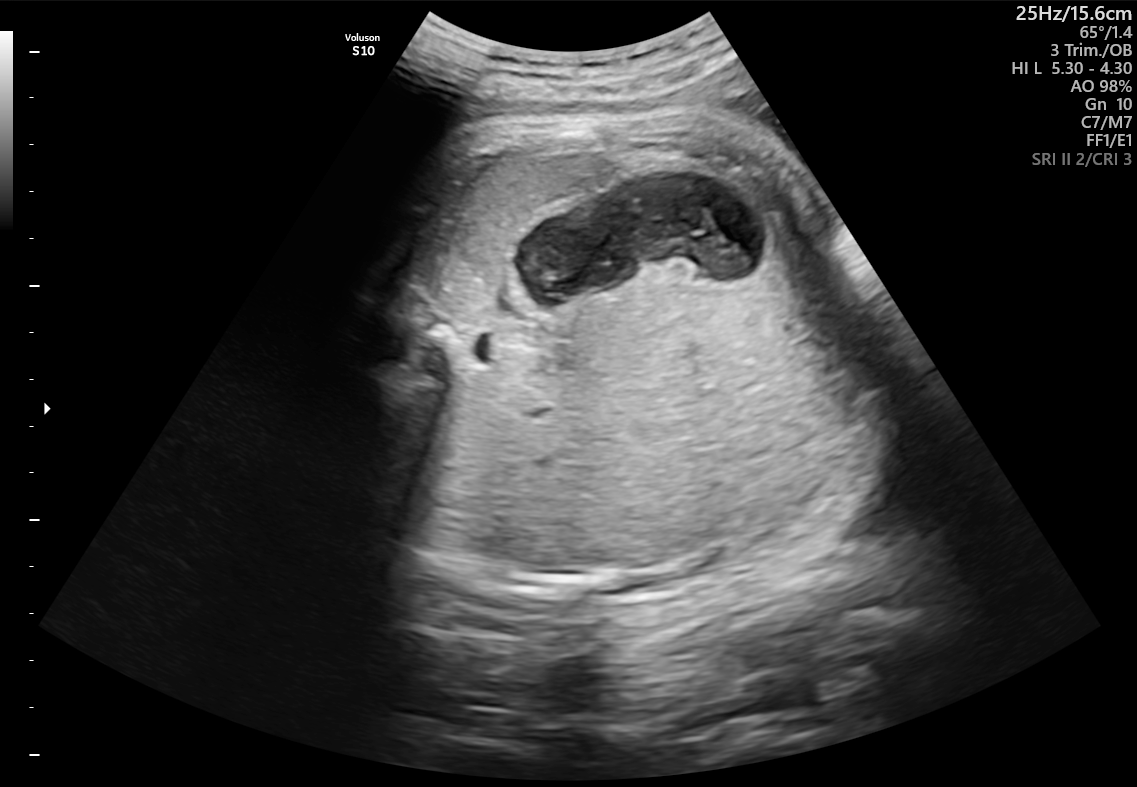
#> input picture Patient01788_Plane2_1_of_1.png, 1137 x 787 px, found by its file name
$ jupyter execute DIP_PROJECT.ipynb   (shell and % lines are left out)
#> lines starting #> are read from the running program, lines starting #| are printed output that depends on the picture
[cell 1]
import cv2
import numpy as np
import matplotlib.pyplot as plt
from skimage import restoration
import pywt

# Load the ultrasound image (grayscale)
image = cv2.imread(r"/content/Patient01788_Plane2_1_of_1.png", 0)
#> image is the input picture: shape (787, 1137); min 0, max 255, mean 48.6
image = image / 255.0  # Normalize to range [0, 1]


# Function to add speckle noise
def add_speckle_noise(image, variance=0.04):
#> called with variance = 0.3
    noise = np.random.normal(0, np.sqrt(variance), image.shape)
    noisy_image = image + image * noise
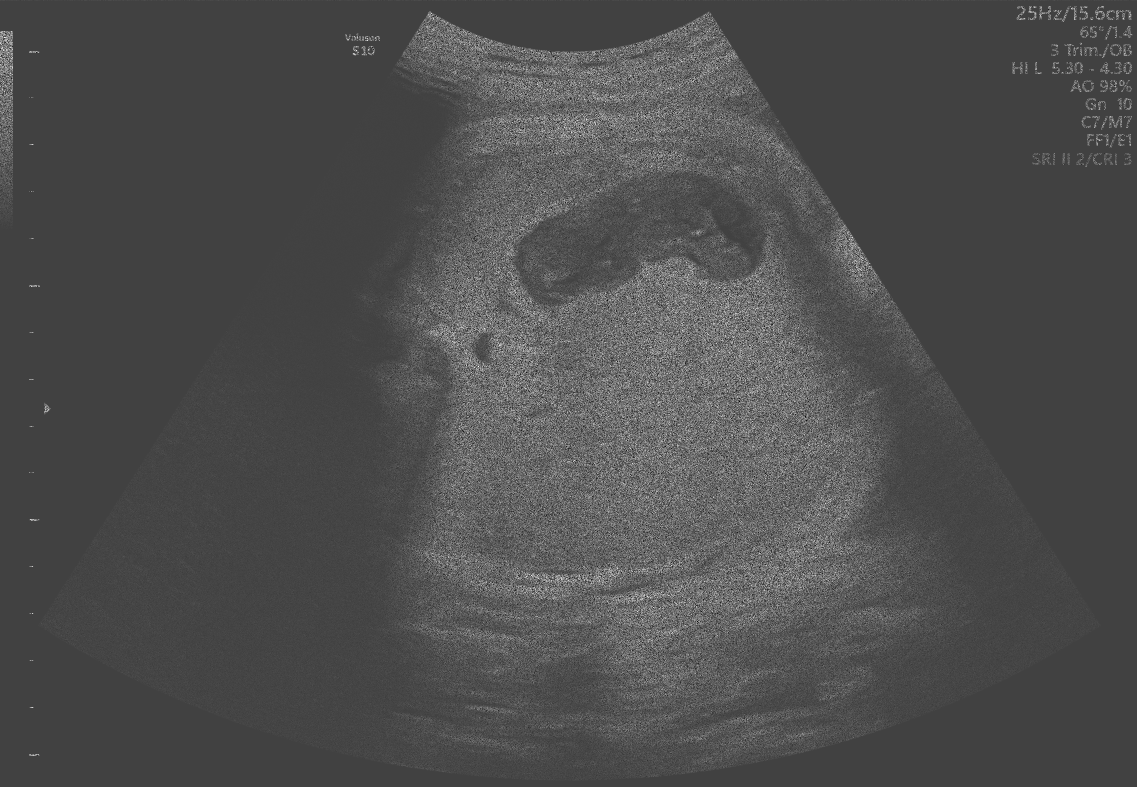
#> noisy_image: shape (787, 1137) float64; min -0.943, max 2.75, mean 0.191; drawn with min black and max white
    noisy_image = np.clip(noisy_image, 0, 1)  # Clip values to range [0, 1]
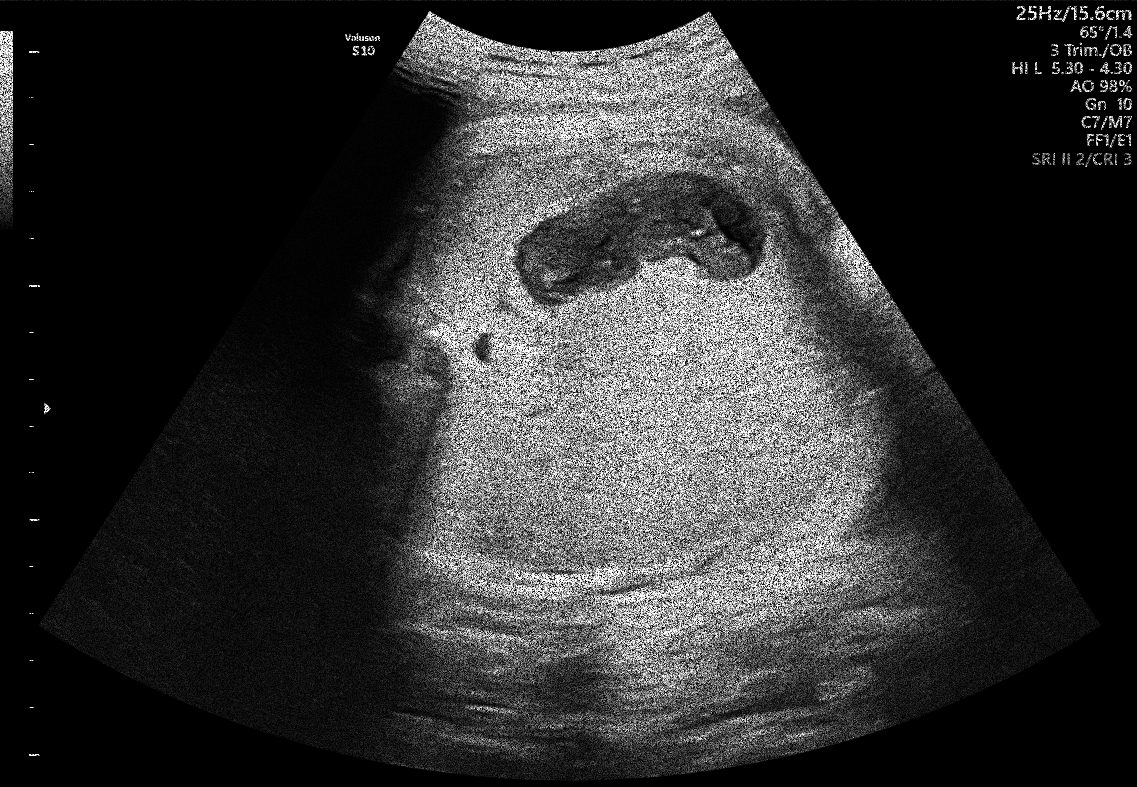
#> noisy_image: shape (787, 1137) float64; min 0, max 1, mean 0.186
    return noisy_image


# Function to calculate PSNR
def calculate_psnr(original, noisy, max_pixel=255.0):
    mse = np.mean((original - noisy) ** 2)
    if mse == 0:
        return float('inf')  # Perfect match
    psnr = 10 * np.log10(max_pixel ** 2 / mse)
    return psnr


# Add speckle noise
speckle_variance = 0.3
noisy_image = add_speckle_noise(image, variance=speckle_variance)

# Convert images to 8-bit format for PSNR calculation
original_image_uint8 = (image * 255).astype(np.uint8)                           #Many image processing libraries and metrics, including PSNR, are typically designed
noisy_image_uint8 = (noisy_image * 255).astype(np.uint8)                        #for images with integer pixel values ranging from 0 to 255 (for 8-bit images).

# Calculate PSNR for noisy image
psnr_noisy = calculate_psnr(original_image_uint8, noisy_image_uint8)
#> in calculate_psnr, `mse = np.mean((original - noisy) ** 2)`: mse = 49.05
#> in calculate_psnr, `psnr = 10 * np.log10(max_pixel ** 2 / mse)`: psnr = 31.22
#> psnr_noisy = 31.22
print(f"PSNR between original and noisy image: {psnr_noisy:.2f} dB")
#| PSNR between original and noisy image: 31.22 dB

# applying filters
median_image = cv2.medianBlur(original_image_uint8, ksize=3)
mean_denoising_image = cv2.fastNlMeansDenoising(original_image_uint8, None, 10, 7, 21)
anisotropic_image = restoration.denoise_bilateral(image, sigma_color=0.03, sigma_spatial=7)


# Wavelet transform
def wavelet_denoising(image, wavelet='db1', level=1, threshold=0.04):
#> called with wavelet = 'db1', level = 1, threshold = 0.04
    coeffs = pywt.wavedec2(image, wavelet, level=level)
#> coeffs = 2 items

    # soft thresholding
    coeffs_thresholded = list(coeffs)
#> coeffs_thresholded = 2 items

    for i in range(1, len(coeffs_thresholded)):
        coeffs_thresholded[i] = tuple(pywt.threshold(c, threshold, mode='soft') for c in coeffs_thresholded[i])
#> this loop made 1 pass

    # Reconstructed image
    denoised_image = pywt.waverec2(coeffs_thresholded, wavelet)

    return np.clip(denoised_image, 0, 1)  # Clip to valid image range


# wavelet denoising
wavelet_image = wavelet_denoising(image)

# Resize wavelet image
wavelet_image_resized = cv2.resize(wavelet_image, (image.shape[1], image.shape[0]))

# Calculate PSNR for filtered image
psnr_filtered = calculate_psnr(original_image_uint8, median_image)
#> psnr_filtered = 47.13
print(f"PSNR between original and Median image: {psnr_filtered:.2f} dB")
#| PSNR between original and Median image: 47.13 dB

psnr_filtered = calculate_psnr(original_image_uint8, mean_denoising_image)
#> psnr_filtered = 38.75
print(f"PSNR between original and Mean Denoising image: {psnr_filtered:.2f} dB")
#| PSNR between original and Mean Denoising image: 38.75 dB

psnr_filtered = calculate_psnr(original_image_uint8, anisotropic_image)
#> psnr_filtered = 10.04
print(f"PSNR between original and Anisotropic Filter image: {psnr_filtered:.2f} dB")
#| PSNR between original and Anisotropic Filter image: 10.04 dB

psnr_filtered = calculate_psnr(original_image_uint8, (wavelet_image_resized * 255).astype(np.uint8))
#> psnr_filtered = 38.38
print(f"PSNR between original and Wavelet Denoising image: {psnr_filtered:.2f} dB")
#| PSNR between original and Wavelet Denoising image: 38.38 dB

# Display
plt.figure(figsize=(15, 8))
plt.subplot(2, 4, 1)
plt.title("Original Image")
plt.imshow(image, cmap='gray')
plt.axis('off')

plt.subplot(2, 4, 2)
plt.title("Noisy Image")
plt.imshow(noisy_image, cmap='gray')
plt.axis('off')

plt.subplot(2, 4, 3)
plt.title("Median Filter Image")
plt.imshow(median_image, cmap='gray')
plt.axis('off')

plt.subplot(2, 4, 4)
plt.title("Mean Denoising Image")
plt.imshow(mean_denoising_image, cmap='gray')
plt.axis('off')

plt.subplot(2, 4, 5)
plt.title("Anisotropic Image")
plt.imshow(anisotropic_image, cmap='gray')
plt.axis('off')

plt.subplot(2, 4, 6)
plt.title("Wavelet Denoised Image")
plt.imshow(wavelet_image_resized, cmap='gray')
plt.axis('off')

plt.tight_layout()
plt.show()

For 8-bit images, a PSNR above 30 dB is generally considered good, and values above 40 dB are considered excellent.

[cell 2]
import cv2
import numpy as np
import matplotlib.pyplot as plt
from skimage import restoration
import pywt

# Load the ultrasound image (grayscale)
image = cv2.imread(r"/content/Patient01788_Plane2_1_of_1.png", 0)
image = image / 255.0  # Normalize to range [0, 1]

# Function to add speckle noise
def add_speckle_noise(image, variance=0.04):
#> called with variance = 0.3
    noise = np.random.normal(0, np.sqrt(variance), image.shape)
    noisy_image = image + image * noise
    noisy_image = np.clip(noisy_image, 0, 1)  # Clip values to range [0, 1]
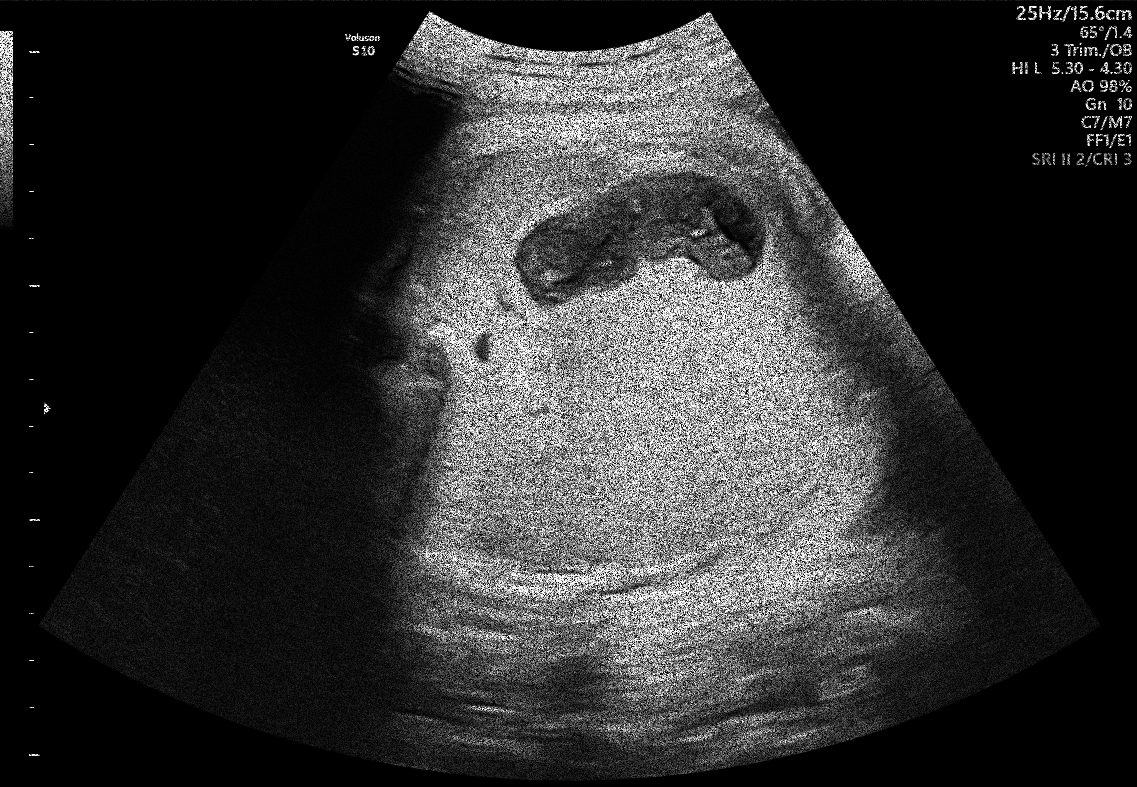
#> noisy_image: shape (787, 1137) float64; min 0, max 1, mean 0.185
    return noisy_image

# Function to calculate PSNR
def calculate_psnr(original, noisy, max_pixel=255.0):
    mse = np.mean((original - noisy) ** 2)
    if mse == 0:
        return float('inf')  # Perfect match
    psnr = 10 * np.log10(max_pixel ** 2 / mse)
    return psnr

# Ensure consistent dimensions after processing
def match_dimensions(reference_image, target_image):
    """Crop or pad the target image to match the dimensions of the reference image."""
    target_shape = target_image.shape
    reference_shape = reference_image.shape

    if target_shape == reference_shape:
        return target_image

    # Crop or pad as needed
    cropped_image = target_image[:reference_shape[0], :reference_shape[1]]
    if cropped_image.shape != reference_shape:
        padded_image = np.zeros(reference_shape)
        padded_image[:cropped_image.shape[0], :cropped_image.shape[1]] = cropped_image
        return padded_image

    return cropped_image

# Wavelet transform denoising
def wavelet_denoising(image, wavelet='db1', level=1, threshold=0.04):
#> called with wavelet = 'db1', level = 1, threshold = 0.04
    coeffs = pywt.wavedec2(image, wavelet, level=level)
#> coeffs = 2 items

    # Soft thresholding
    coeffs_thresholded = list(coeffs)
#> coeffs_thresholded = 2 items
    for i in range(1, len(coeffs_thresholded)):
        coeffs_thresholded[i] = tuple(pywt.threshold(c, threshold, mode='soft') for c in coeffs_thresholded[i])

    # Reconstructed image
    denoised_image = pywt.waverec2(coeffs_thresholded, wavelet)
    return np.clip(denoised_image, 0, 1)  # Clip to valid image range

# Add speckle noise
speckle_variance = 0.3
noisy_image = add_speckle_noise(image, variance=speckle_variance)

# Convert images to 8-bit format for PSNR calculation
original_image_uint8 = (image * 255).astype(np.uint8)
noisy_image_uint8 = (noisy_image * 255).astype(np.uint8)

# 1. Wavelet Denoising
wavelet_image = wavelet_denoising(image)
wavelet_image = match_dimensions(image, wavelet_image)
psnr_wavelet = calculate_psnr(original_image_uint8, (wavelet_image * 255).astype(np.uint8))
#> in calculate_psnr, `mse = np.mean((original - noisy) ** 2)`: mse = 4.86
#> in calculate_psnr, `psnr = 10 * np.log10(max_pixel ** 2 / mse)`: psnr = 41.26
#> psnr_wavelet = 41.26
print(f"PSNR after Wavelet Denoising: {psnr_wavelet:.2f} dB")
#| PSNR after Wavelet Denoising: 41.26 dB

# 2. Mean Denoising
mean_denoising_image = cv2.fastNlMeansDenoising((wavelet_image * 255).astype(np.uint8), None, 10, 7, 21)
psnr_mean = calculate_psnr(original_image_uint8, mean_denoising_image)
#> psnr_mean = 37.48
print(f"PSNR after Mean Denoising: {psnr_mean:.2f} dB")
#| PSNR after Mean Denoising: 37.48 dB

# 3. Median Filtering
median_image = cv2.medianBlur(mean_denoising_image, ksize=3)
psnr_median = calculate_psnr(original_image_uint8, median_image)
#> psnr_median = 37.18
print(f"PSNR after Median Filtering: {psnr_median:.2f} dB")
#| PSNR after Median Filtering: 37.18 dB

# Hybrid Image (Final)
hybrid_image = median_image
psnr_hybrid = calculate_psnr(original_image_uint8, hybrid_image)
#> psnr_hybrid = 37.18
print(f"PSNR after Hybrid Image: {psnr_hybrid:.2f} dB")
#| PSNR after Hybrid Image: 37.18 dB

# Display results
plt.figure(figsize=(15, 8))
plt.subplot(2, 3, 1)
plt.title("Original Image")
plt.imshow(image, cmap='gray')
plt.axis('off')

plt.subplot(2, 3, 2)
plt.title("Noisy Image")
plt.imshow(noisy_image, cmap='gray')
plt.axis('off')

plt.subplot(2, 3, 3)
plt.title("Wavelet Denoised Image")
plt.imshow((wavelet_image * 255).astype(np.uint8), cmap='gray')
plt.axis('off')

plt.subplot(2, 3, 4)
plt.title("Mean Denoising Image")
plt.imshow(mean_denoising_image, cmap='gray')
plt.axis('off')

plt.subplot(2, 3, 5)
plt.title("Median Filtered Image")
plt.imshow(median_image, cmap='gray')
plt.axis('off')

plt.subplot(2, 3, 6)
plt.title("Hybrid Image")
plt.imshow(hybrid_image, cmap='gray')
plt.axis('off')

plt.tight_layout()
plt.show()
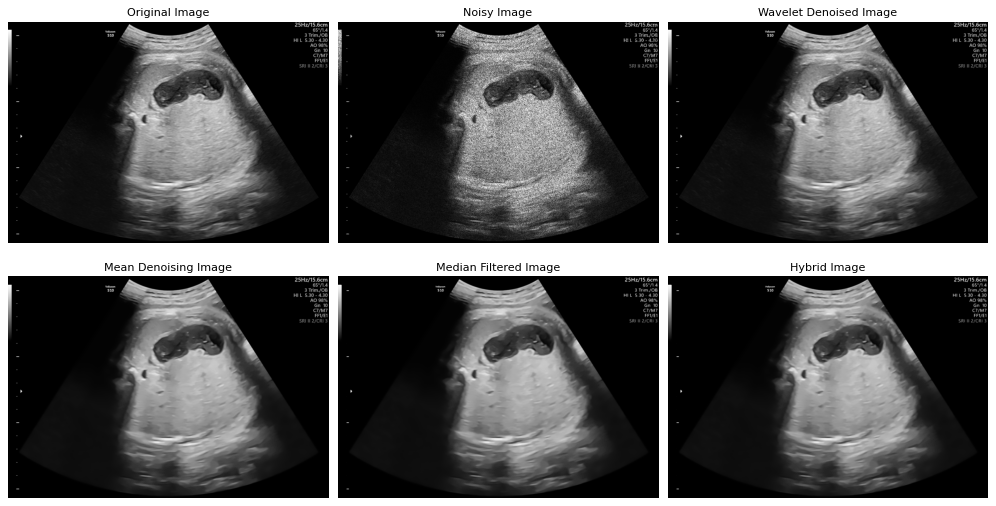
#> figure drawn by matplotlib, 6 panels
